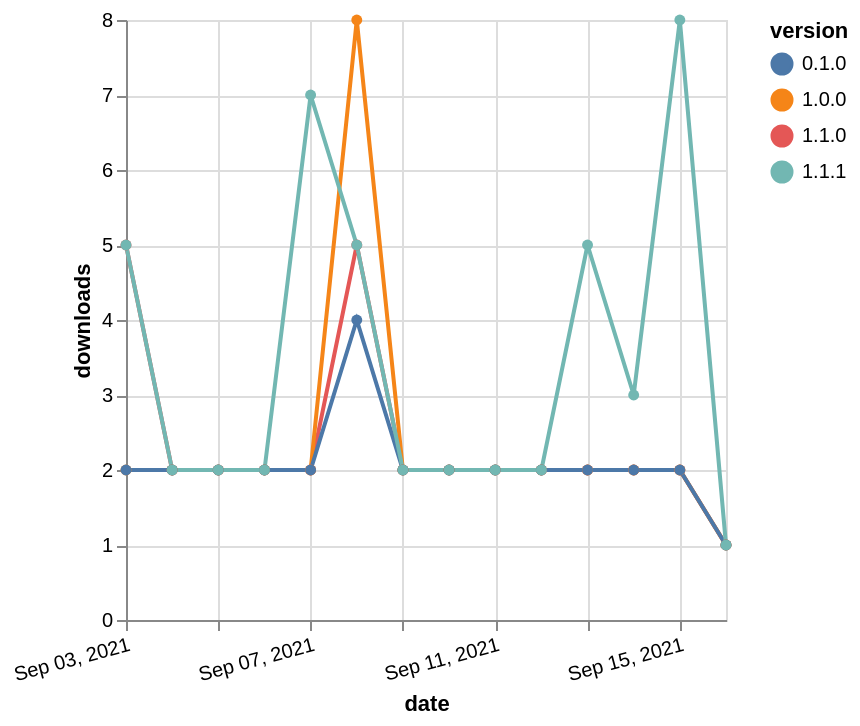

Source (Vega-Lite JSON):
### Vega-Lite specification from a JSON file in a GitHub repository (floating-point values rounded to 4 significant figures)
{"$schema": "https://vega.github.io/schema/vega-lite/v5.json", "description": "A simple bar chart with embedded data.", "data": {"values": [{"date": "2021-09-03", "total": 216, "delta": 5, "version": "1.1.0"}, {"date": "2021-09-04", "total": 218, "delta": 2, "version": "1.1.0"}, {"date": "2021-09-05", "total": 220, "delta": 2, "version": "1.1.0"}, {"date": "2021-09-06", "total": 222, "delta": 2, "version": "1.1.0"}, {"date": "2021-09-07", "total": 224, "delta": 2, "version": "1.1.0"}, {"date": "2021-09-08", "total": 229, "delta": 5, "version": "1.1.0"}, {"date": "2021-09-09", "total": 231, "delta": 2, "version": "1.1.0"}, {"date": "2021-09-10", "total": 233, "delta": 2, "version": "1.1.0"}, {"date": "2021-09-11", "total": 235, "delta": 2, "version": "1.1.0"}, {"date": "2021-09-12", "total": 237, "delta": 2, "version": "1.1.0"}, {"date": "2021-09-13", "total": 239, "delta": 2, "version": "1.1.0"}, {"date": "2021-09-14", "total": 241, "delta": 2, "version": "1.1.0"}, {"date": "2021-09-15", "total": 243, "delta": 2, "version": "1.1.0"}, {"date": "2021-09-16", "total": 244, "delta": 1, "version": "1.1.0"}, {"date": "2021-09-03", "total": 886, "delta": 2, "version": "1.0.0"}, {"date": "2021-09-04", "total": 888, "delta": 2, "version": "1.0.0"}, {"date": "2021-09-05", "total": 890, "delta": 2, "version": "1.0.0"}, {"date": "2021-09-06", "total": 892, "delta": 2, "version": "1.0.0"}, {"date": "2021-09-07", "total": 894, "delta": 2, "version": "1.0.0"}, {"date": "2021-09-08", "total": 902, "delta": 8, "version": "1.0.0"}, {"date": "2021-09-09", "total": 904, "delta": 2, "version": "1.0.0"}, {"date": "2021-09-10", "total": 906, "delta": 2, "version": "1.0.0"}, {"date": "2021-09-11", "total": 908, "delta": 2, "version": "1.0.0"}, {"date": "2021-09-12", "total": 910, "delta": 2, "version": "1.0.0"}, {"date": "2021-09-13", "total": 912, "delta": 2, "version": "1.0.0"}, {"date": "2021-09-14", "total": 914, "delta": 2, "version": "1.0.0"}, {"date": "2021-09-15", "total": 916, "delta": 2, "version": "1.0.0"}, {"date": "2021-09-16", "total": 917, "delta": 1, "version": "1.0.0"}, {"date": "2021-09-03", "total": 816, "delta": 2, "version": "0.1.0"}, {"date": "2021-09-04", "total": 818, "delta": 2, "version": "0.1.0"}, {"date": "2021-09-05", "total": 820, "delta": 2, "version": "0.1.0"}, {"date": "2021-09-06", "total": 822, "delta": 2, "version": "0.1.0"}, {"date": "2021-09-07", "total": 824, "delta": 2, "version": "0.1.0"}, {"date": "2021-09-08", "total": 828, "delta": 4, "version": "0.1.0"}, {"date": "2021-09-09", "total": 830, "delta": 2, "version": "0.1.0"}, {"date": "2021-09-10", "total": 832, "delta": 2, "version": "0.1.0"}, {"date": "2021-09-11", "total": 834, "delta": 2, "version": "0.1.0"}, {"date": "2021-09-12", "total": 836, "delta": 2, "version": "0.1.0"}, {"date": "2021-09-13", "total": 838, "delta": 2, "version": "0.1.0"}, {"date": "2021-09-14", "total": 840, "delta": 2, "version": "0.1.0"}, {"date": "2021-09-15", "total": 842, "delta": 2, "version": "0.1.0"}, {"date": "2021-09-16", "total": 843, "delta": 1, "version": "0.1.0"}, {"date": "2021-09-03", "total": 131, "delta": 5, "version": "1.1.1"}, {"date": "2021-09-04", "total": 133, "delta": 2, "version": "1.1.1"}, {"date": "2021-09-05", "total": 135, "delta": 2, "version": "1.1.1"}, {"date": "2021-09-06", "total": 137, "delta": 2, "version": "1.1.1"}, {"date": "2021-09-07", "total": 144, "delta": 7, "version": "1.1.1"}, {"date": "2021-09-08", "total": 149, "delta": 5, "version": "1.1.1"}, {"date": "2021-09-09", "total": 151, "delta": 2, "version": "1.1.1"}, {"date": "2021-09-10", "total": 153, "delta": 2, "version": "1.1.1"}, {"date": "2021-09-11", "total": 155, "delta": 2, "version": "1.1.1"}, {"date": "2021-09-12", "total": 157, "delta": 2, "version": "1.1.1"}, {"date": "2021-09-13", "total": 162, "delta": 5, "version": "1.1.1"}, {"date": "2021-09-14", "total": 165, "delta": 3, "version": "1.1.1"}, {"date": "2021-09-15", "total": 173, "delta": 8, "version": "1.1.1"}, {"date": "2021-09-16", "total": 174, "delta": 1, "version": "1.1.1"}]}, "width": "container", "mark": {"type": "line", "point": {"filled": true}}, "encoding": {"x": {"field": "date", "type": "temporal", "timeUnit": "yearmonthdate", "title": "date", "axis": {"labelAngle": -15}}, "y": {"field": "delta", "type": "quantitative", "title": "downloads"}, "color": {"field": "version", "type": "nominal"}, "tooltip": {"field": "delta"}}}
